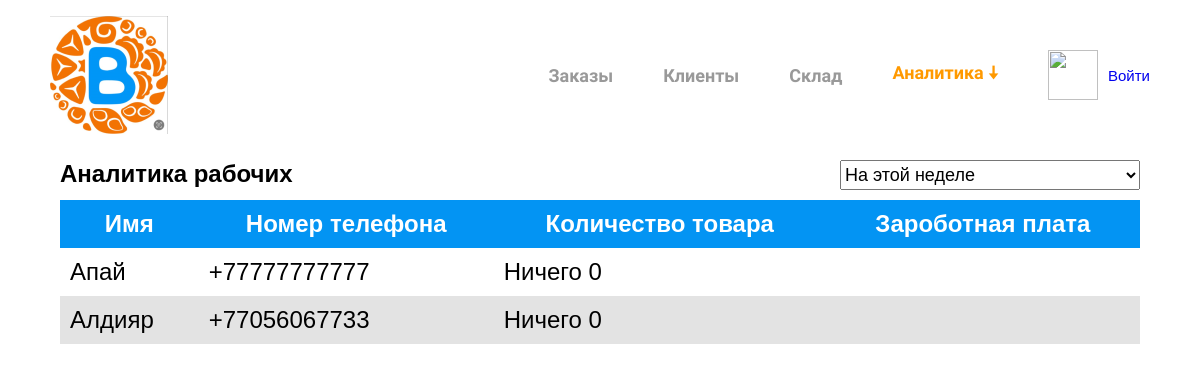
Page /analytics/workers/ on the committed database.
### clients/models.py (models this page shows, shortened)
class Client(models.Model):
    phone_number = models.CharField(verbose_name="Номер телефона", max_length=11, unique=True, primary_key=True)
    password = models.CharField(verbose_name="Пароль", max_length=100, default="12345678")
    name = models.CharField(verbose_name="Имя", max_length=100)
    address = models.CharField(verbose_name="Адрес", max_length=150)
    total = models.DecimalField(verbose_name="Общая сумма заказов", default=0, max_digits=20, decimal_places=2)
    created_at = models.DateTimeField(auto_now_add=True)
    is_active = models.BooleanField(default=True)
    class Meta:
        ordering = ["-created_at"]

class Worker(Client):
    pass

class Client(models.Model):
    phone_number = models.CharField(verbose_name="Номер телефона", max_length=11, unique=True, primary_key=True)
    password = models.CharField(verbose_name="Пароль", max_length=100, default="12345678")
    name = models.CharField(verbose_name="Имя", max_length=100)
    address = models.CharField(verbose_name="Адрес", max_length=150)
    total = models.DecimalField(verbose_name="Общая сумма заказов", default=0, max_digits=20, decimal_places=2)
    created_at = models.DateTimeField(auto_now_add=True)
    is_active = models.BooleanField(default=True)
    class Meta:
        ordering = ["-created_at"]

### analytics/views.py (the view)
# urls.py: path('workers/', views.workers_view, name="analytics_workers"),
def workers_view(request):
    date = request.GET.get("date", "cw")
    print(date)
    days, start, end = _get_days(date)
    workers = Worker.objects.filter(is_active=True)
    supplies = {}
    for worker in workers:
        supplies[worker.phone_number] = {}
        for supply in worker.supplies.filter(created_at__gt=start).filter(created_at__lt=end):
            try:
                supplies[worker.phone_number][supply.product] += supply.amount
            except KeyError:
                supplies[worker.phone_number][supply.product] = supply.amount
    return render(request, "analytics/workers.html", {
        "workers": workers,
        "supplies": supplies,
        "section": "analytics"
    })

### analytics/views.py (called while the page is built, shortened)
def _get_days(date):
    start = None
    end = None
    days = None
    if date[1] == "w":
        days = 7
        if date == 'cw':
            start = datetime.date.today() - datetime.timedelta(datetime.date.today().weekday())
        elif date == "pw":
            start = datetime.date.today() - datetime.timedelta(datetime.date.today().weekday()) - datetime.timedelta(7)
    end = start + datetime.timedelta(days)
    print(days, start, end)
    return days, start, end

### templates/analytics/workers.html (shortened to what this page needs)
{% extends 'base.html' %}
{% load static %}
{% block link %}
	<link rel="stylesheet" href="{% static 'css/analytics.css' %}">
	<link rel="stylesheet" href="{% static 'css/table.css' %}">
{% endblock link %}
{% block body %}
	<div class="heading">
		<h2>Аналитика рабочих</h2>
		<select id="select" name="select">
			<option value="cw">На этой неделе</option>
		</select>
	</div>
	<table>
		<tr>
			<th>Имя</th>
			<th>Номер телефона</th>
			<th>Количество товара</th>
			<th>Зароботная плата</th>
		</tr>
		{% for worker in workers %}
			{% if forloop.counter0|divisibleby:2 %}
				<tr class="white">
					<td>{{ worker.name }}</td>
					<td>+{{ worker.phone_number }}</td>
					<td>
						{% for work, products in supplies.items %}
							{% if work == worker.phone_number %}
								{% if not products %}
									<p>Ничего 0</p>
								{% else %}
									{% for product, amount in products.items %}
										{{ product }}: {{ amount }} кг <br>
									{% endfor %}
								{% endif %}
							{% endif %}
						{% endfor %}
					</td>
					<td></td>
				</tr>
			{% else %}
				<tr class="gray">
					<td>{{ worker.name }}</td>
					<td>+{{ worker.phone_number }}</td>
					<td>
						{% for work, products in supplies.items %}
							{% if work == worker.phone_number %}
								{% if not products %}
									<p>Ничего 0</p>
								{% else %}
									{% for product, amount in products.items %}
										{{ product }}: {{ amount }} кг <br>
									{% endfor %}
								{% endif %}
							{% endif %}
						{% endfor %}
					</td>
					<td></td>
				</tr>
			{% endif %}
		{% endfor %}
	</table>
{% endblock body %}

### static/css/base.css (style rules this page uses)
* { margin: 0; padding: 0; font-family: "Arial"; }

### static/css/analytics.css (style rules this page uses)
.heading { display: flex; margin-bottom: 10px; }
h1, h2 { margin-right: auto; }
select { height: 30px; font-size: 18px; width: 300px; }

### static/css/table.css (style rules this page uses)
table { width: 100%; border-collapse: collapse; box-sizing: border-box; }
th { background-color: #0394F3; color: white; }
th, td { font-size: 1.5em; padding: 10px; }
.white { background-color: white; }
.gray { background-color: #e3e3e3; }

### rows in the picture
Worker: name "Апай", phone_number "77777777777"
Worker: name "Алдияр", phone_number "77056067733"
